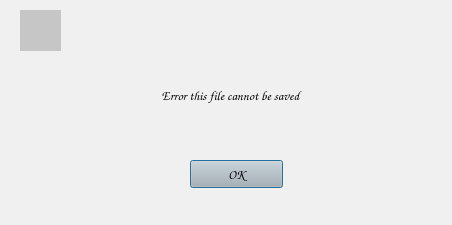
<?xml version="1.0" encoding="UTF-8"?>
<ui version="4.0">
 <class>error</class>
 <widget class="QWidget" name="error">
  <property name="geometry">
   <rect>
    <x>0</x>
    <y>0</y>
    <width>452</width>
    <height>225</height>
   </rect>
  </property>
  <property name="windowTitle">
   <string>Error</string>
  </property>
  <property name="styleSheet">
   <string notr="true">background-color: rgb(240, 240, 240);</string>
  </property>
  <widget class="QLabel" name="error_text">
   <property name="geometry">
    <rect>
     <x>20</x>
     <y>60</y>
     <width>421</width>
     <height>71</height>
    </rect>
   </property>
   <property name="font">
    <font>
     <family>Comic Sans MS</family>
     <pointsize>10</pointsize>
     <weight>75</weight>
     <bold>true</bold>
    </font>
   </property>
   <property name="text">
    <string>Error this file cannot be saved</string>
   </property>
   <property name="alignment">
    <set>Qt::AlignCenter</set>
   </property>
  </widget>
  <widget class="QPushButton" name="ok_btn">
   <property name="geometry">
    <rect>
     <x>190</x>
     <y>160</y>
     <width>93</width>
     <height>28</height>
    </rect>
   </property>
   <property name="font">
    <font>
     <family>Comic Sans MS</family>
     <pointsize>10</pointsize>
     <weight>75</weight>
     <bold>true</bold>
    </font>
   </property>
   <property name="styleSheet">
    <string notr="true">background-color: rgb(182, 182, 182);</string>
   </property>
   <property name="text">
    <string>OK</string>
   </property>
   <property name="default">
    <bool>true</bool>
   </property>
  </widget>
  <widget class="QLabel" name="label_2">
   <property name="geometry">
    <rect>
     <x>20</x>
     <y>10</y>
     <width>41</width>
     <height>41</height>
    </rect>
   </property>
   <property name="styleSheet">
    <string notr="true">background-color: rgb(198, 198, 198);</string>
   </property>
   <property name="text">
    <string/>
   </property>
   <property name="pixmap">
    <pixmap>../../../../../../Desktop/err.jpg</pixmap>
   </property>
   <property name="scaledContents">
    <bool>true</bool>
   </property>
  </widget>
 </widget>
 <resources/>
 <connections/>
</ui>
